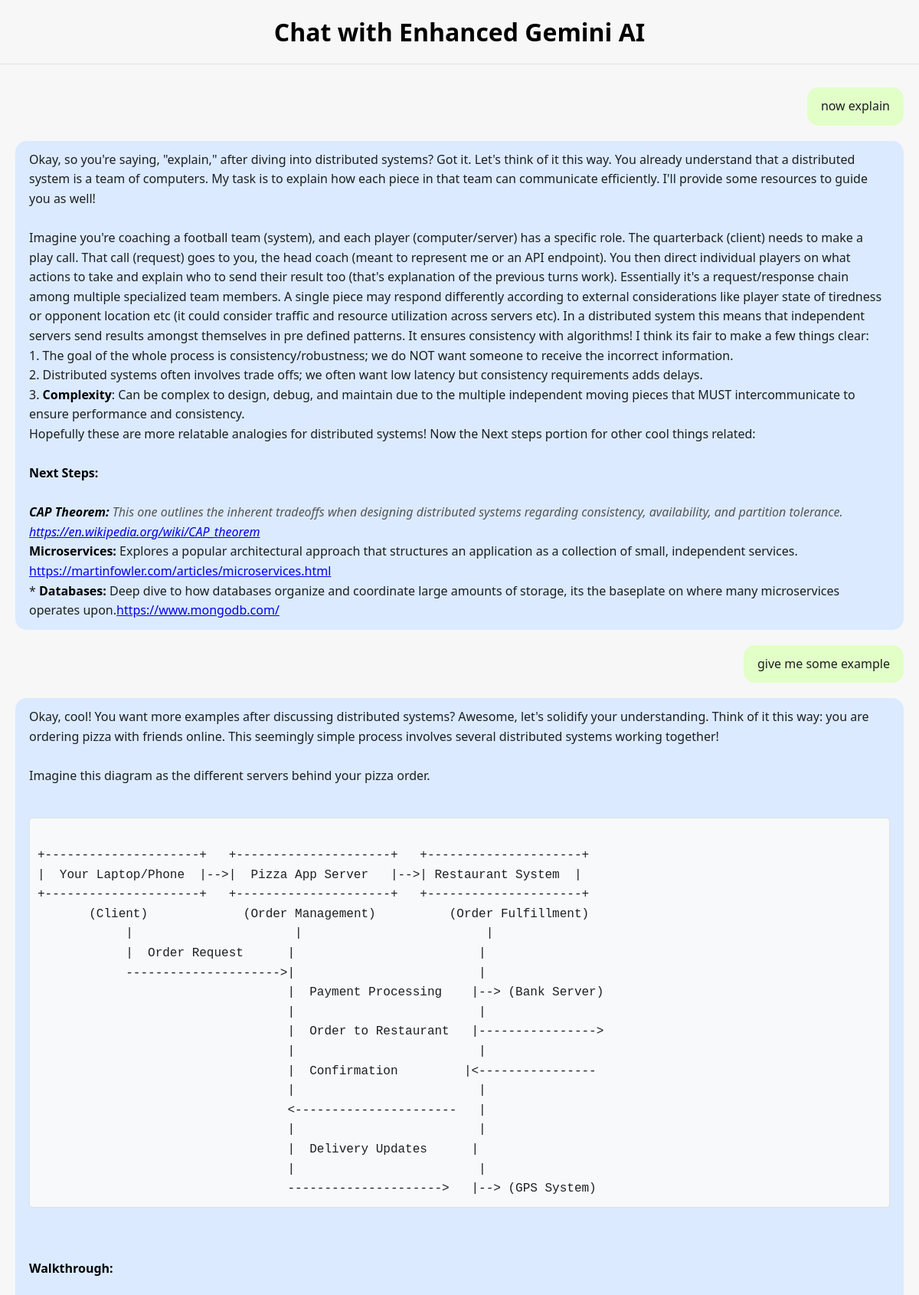
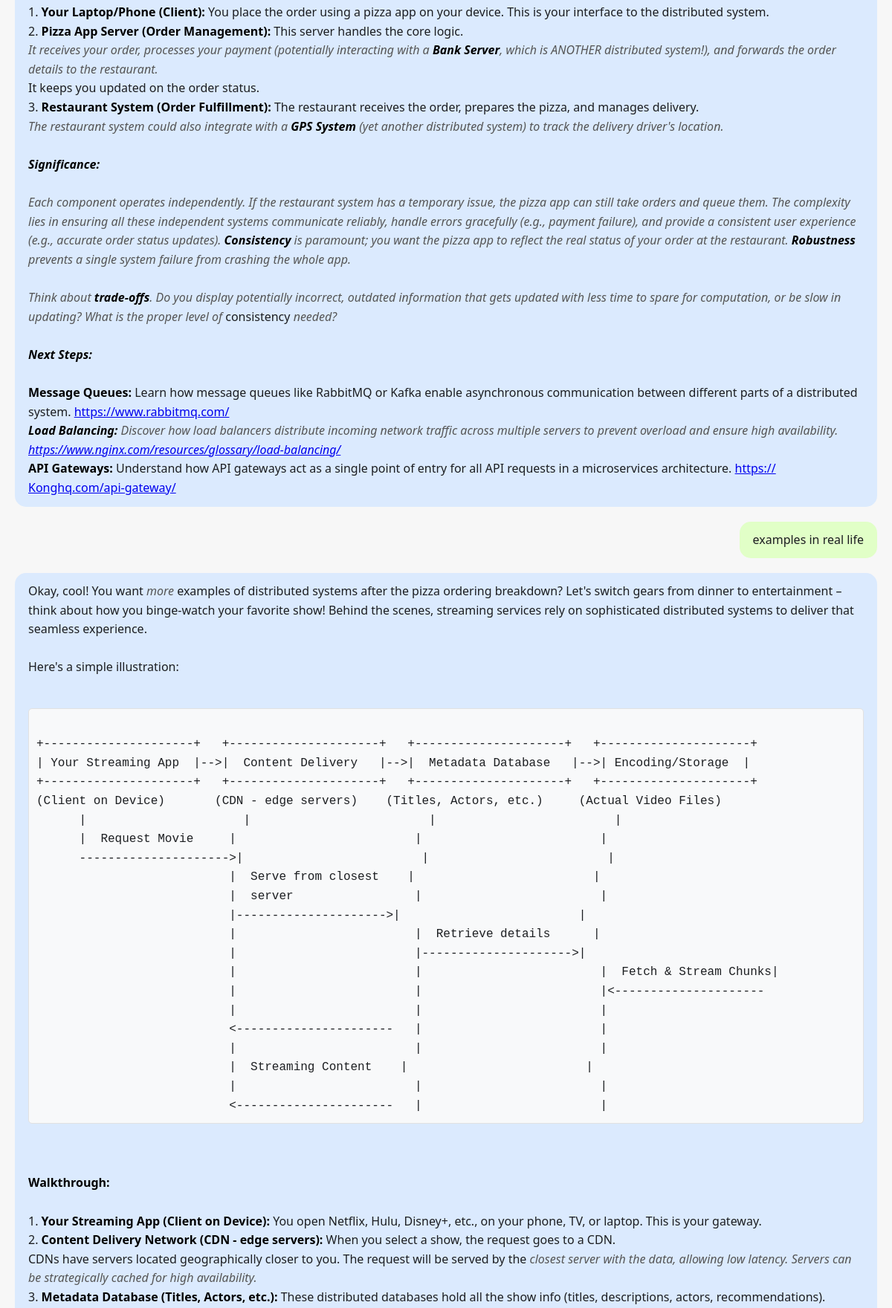
The page / (upper part) on the database its author committed (2 pictures, top to bottom).
### tables this page shows
CREATE TABLE chat_history (
            id INTEGER PRIMARY KEY AUTOINCREMENT,
            message_type TEXT,
            message_text TEXT,
            timestamp DATETIME DEFAULT CURRENT_TIMESTAMP
        );

### app/app.py (the view, shortened to what this page needs)
@app.route("/", methods=["GET", "POST"])
def index():
    chat_history = get_chat_history(limit=10)
    return render_template("app.html", chat_history=chat_history)

### app/app.py (called while the page is built)
def get_chat_history(limit):
    conn = sqlite3.connect("chat_history.db")
    cursor = conn.cursor()
    cursor.execute("SELECT message_type, message_text FROM chat_history ORDER BY id DESC LIMIT ?", (limit,))
    rows = cursor.fetchall()
    conn.close()
    return [{"type": row[0], "text": row[1]} for row in rows][::-1]  # reverse to maintain order

### app/templates/app.html (shortened to what this page needs)
<!doctype html>
<html lang="en">
<head>
    <link rel="stylesheet" href="{{ url_for('static', filename='app.css') }}">
    <link rel="stylesheet" href="https://cdnjs.cloudflare.com/ajax/libs/prism/1.29.0/themes/prism.min.css">
</head>
<body>
    <div class="container">
        <h1>Chat with Enhanced Gemini AI</h1>
        <div class="chat-box" id="chat-box">
            {% for message in chat_history %}
                <div class="message {{ message.type }}">
                    {% autoescape false %}{{ message.text }}{% endautoescape %}
                </div>
            {% endfor %}
        </div>
    </div>
</body>
</html>

### app/static/app.css (style rules this page uses)
body { font-family: 'Segoe UI', sans-serif; background-color: #f7f7f8; color: #1c1e21; margin: 0; height: 100vh; display: flex; flex-direction: column; }
.container { display: flex; flex-direction: column; width: 100%; height: 100vh; margin: auto; box-shadow: none; padding: 0; }
.chat-box { flex-grow: 1; overflow-y: auto; border-top: 1px solid #e0e0e0; padding: 20px; background-color: #f7f7f7; display: flex; flex-direction: column; height: calc(100vh - 150px); }
h1, h2, h3, h4, h5, h6 { color: #000000; font-weight: 600; }
h1 { text-align: center; margin: 20px 0; }
.message { max-width: 100%; padding: 12px 18px; margin: 10px 0; border-radius: 15px; line-height: 1.6; word-wrap: break-word; font-size: 16px; }
.message.user { align-self: flex-end; background-color: #e1ffc7; }
.message.ai { align-self: flex-start; background-color: #dbeafe; }
.bold-text.clickable-word { font-weight: bold; color: black; text-decoration: none; cursor: pointer; }
.italic-text { font-style: italic; color: #555; }
.code-block { background-color: #f8f9fa; border: 1px solid #e1e1e1; border-radius: 5px; padding: 10px; font-family: "Courier New", Courier, monospace; overflow-x: auto; }
.clickable-word { cursor: pointer; color: blue; text-decoration: underline; }
pre { background-color: #f5f5f5; padding: 10px; border-radius: 5px; overflow-x: auto; white-space: pre-wrap; font-family: monospace; }

### rows shown on the page
chat_history: text "now explain"
chat_history: text "Okay, so you're saying, \"explain,\" after diving into distributed systems? Got it. Let's think of it this way. You already understand that a distributed system is a team of computers. My task is to explain how each piece in that team can communicate efficiently. I'll provide some resources to guide you as well! Imagine you're coaching a football team (system), and each player (computer/server) has a specific role. The quarterback (client) needs to make a play call. That call (request) goes to you, the head coach (meant to represent me or an API endpoint). You then direct individual players on what actions to take and explain who to send their result too (that's explanation of the previous…"
chat_history: text "give me some example"
chat_history: text "Okay, cool! You want more examples after discussing distributed systems? Awesome, let's solidify your understanding. Think of it this way: you are ordering pizza with friends online. This seemingly simple process involves several distributed systems working together! Imagine this diagram as the different servers behind your pizza order. +---------------------+ +---------------------+ +---------------------+ | Your Laptop/Phone |-->| Pizza App Server |-->| Restaurant System | +---------------------+ +---------------------+ +---------------------+ (Client) (Order Management) (Order Fulfillment) | | | | Order Request | | --------------------->| | | Payment Processing |--> (Bank Server) | | |…"
chat_history: text "examples in real life"
chat_history: text "Okay, cool! You want more examples of distributed systems after the pizza ordering breakdown? Let's switch gears from dinner to entertainment – think about how you binge-watch your favorite show! Behind the scenes, streaming services rely on sophisticated distributed systems to deliver that seamless experience. Here's a simple illustration: +---------------------+ +---------------------+ +---------------------+ +---------------------+ | Your Streaming App |-->| Content Delivery |-->| Metadata Database |-->| Encoding/Storage | +---------------------+ +---------------------+ +---------------------+ +---------------------+ (Client on Device) (CDN - edge servers) (Titles, Actors, etc.) (Actual…"
